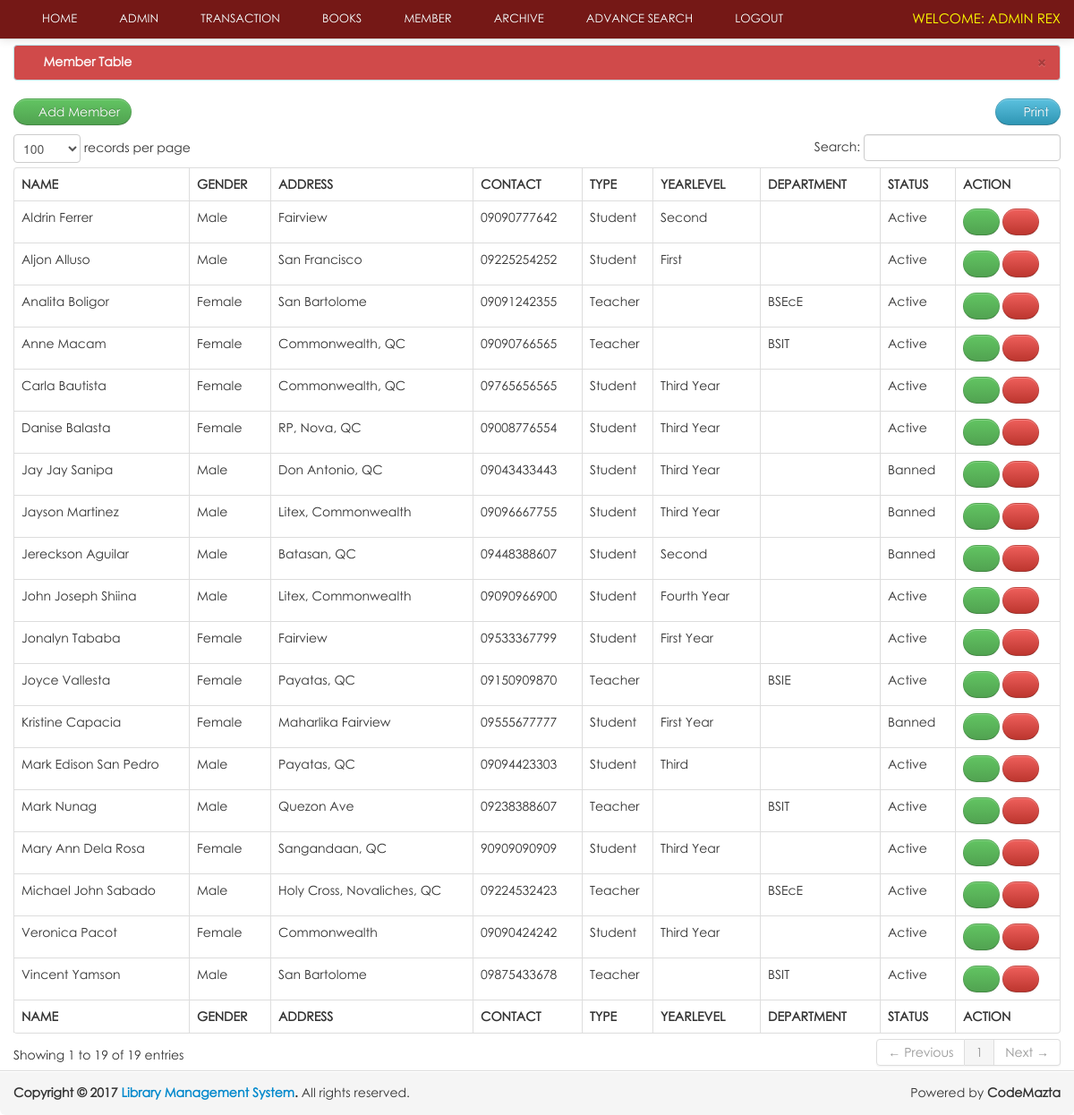
Screenshot of /librarian/member.php (signed in) with the database file from the repository.
### tables this page shows
CREATE TABLE `member` (
  `member_id` int(11) NOT NULL,
  `firstname` varchar(50) NOT NULL,
  `lastname` varchar(50) NOT NULL,
  `gender` varchar(10) NOT NULL,
  `address` varchar(50) NOT NULL,
  `contact` varchar(11) NOT NULL,
  `type` varchar(50) NOT NULL,
  `YearLevel` varchar(50) NOT NULL,
  `Department` varchar(50) NOT NULL,
  `status` varchar(50) NOT NULL
);

### librarian/controller/table/table_member.php (the view, shortened to what this page needs)
<table cellpadding="0" cellspacing="0" border="0" class="table  table-bordered" id="example">
<thead>
    <tr>
        <th>Name</th>
        <th>Gender</th>
		<th>Address</th>
		<th>Contact</th>
		<th>Type</th>
		<th>YearLevel</th>
		<th>Department</th>
		<th>Status</th>
		<th>Action</th>
    </tr>
</thead>
<tbody>
<?php
  	$member_query = mysqli_query ($con,"select * from member") or die (mysql_error());
	while ($row=mysqli_fetch_array($member_query))
	{
		$member_id = $row['member_id'];  ?>
		<tr class="del<?php echo $member_id ?>">
            <td><?php echo $row['firstname']." ".$row['lastname']; ?></td>
            <td><?php echo $row['gender']; ?> </td>
            <td><?php echo $row['address']; ?> </td>
            <td><?php echo $row['contact']; ?></td>
			<td><?php echo $row['type']; ?></td>
			<td><?php echo $row['YearLevel']; ?></td>
			<td><?php echo $row['Department']; ?></td>
			<td><?php echo $row['status']; ?></td>
            <td width="100">
            	<a rel         = "tooltip"
				   title       = "Update"
				   id          = "tooltip_update<?php echo $member_id; ?>"
				   href        = "#update_member<?php echo $member_id; ?>"
				   data-toggle = "modal"
				   class       = "btn btn-success">
				<i class="icon-pencil icon-large"></i>
				</a>
                <a rel         = "tooltip"
                   title       = "Delete"
                   id          = "tooltip_delete<?php echo $member_id; ?>"
                   href        = "#delete_member<?php echo $member_id; ?>"
                   data-toggle = "modal"
                   class       = "btn btn-danger">
                <i class="icon-trash icon-large"></i>
                </a>
            </td>
        </tr>
<?php  }  ?>
</tbody>
 <tfoot>
    <tr>
        <th>Name</th>
        <th>Gender</th>
		<th>Address</th>
		<th>Contact</th>
		<th>Type</th>
		<th>YearLevel</th>
		<th>Department</th>
		<th>Status</th>
		<th>Action</th>
    </tr>
</tfoot>
</table>

### design/css/docs.css (style rules this page uses)
body { font-family:'TR Century Gothic',Helvetica,Arial,sans-serif !important; }
.btn { border-radius: 25px !important; }
th { text-transform:uppercase; }
body { background: url(../img/grid_noise.png); position: relative; }

### design/css/print.css (style rules this page uses)
th { text-align:left; }
td { text-align:left; border-top:1px solid; padding:2px; }
.btn { display:none; }
body { font-family:arial; font-size:13px; }

### rows the page displays
member: firstname "Mark", lastname "Nunag", gender "Male", address "Quezon Ave", contact "09238388607", type "Teacher", Department "BSIT", status "Active"
member: firstname "Jereckson", lastname "Aguilar", gender "Male", address "Batasan, QC", contact "09448388607", type "Student", YearLevel "Second", status "Banned"
member: firstname "Aljon", lastname "Alluso", gender "Male", address "San Francisco", contact "09225254252", type "Student", YearLevel "First", status "Active"
member: firstname "Michael John", lastname "Sabado", gender "Male", address "Holy Cross, Novaliches, QC", contact "09224532423", type "Teacher", Department "BSEcE", status "Active"
member: firstname "Mark Edison", lastname "San Pedro", gender "Male", address "Payatas, QC", contact "09094423303", type "Student", YearLevel "Third", status "Active"
member: firstname "Aldrin", lastname "Ferrer", gender "Male", address "Fairview", contact "09090777642", type "Student", YearLevel "Second", status "Active"
member: firstname "Veronica", lastname "Pacot", gender "Female", address "Commonwealth", contact "09090424242", type "Student", YearLevel "Third Year", status "Active"
member: firstname "Danise", lastname "Balasta", gender "Female", address "RP, Nova, QC", contact "09008776554", type "Student", YearLevel "Third Year", status "Active"
member: firstname "Carla", lastname "Bautista", gender "Female", address "Commonwealth, QC", contact "09765656565", type "Student", YearLevel "Third Year", status "Active"
member: firstname "Analita", lastname "Boligor", gender "Female", address "San Bartolome", contact "09091242355", type "Teacher", Department "BSEcE", status "Active"
member: firstname "Mary Ann", lastname "Dela Rosa", gender "Female", address "Sangandaan, QC", contact "90909090909", type "Student", YearLevel "Third Year", status "Active"
member: firstname "Anne", lastname "Macam", gender "Female", address "Commonwealth, QC", contact "09090766565", type "Teacher", Department "BSIT", status "Active"
member: firstname "Joyce", lastname "Vallesta", gender "Female", address "Payatas, QC", contact "09150909870", type "Teacher", Department "BSIE", status "Active"
member: firstname "Jayson", lastname "Martinez", gender "Male", address "Litex, Commonwealth", contact "09096667755", type "Student", YearLevel "Third Year", status "Banned"
member: firstname "Jay Jay", lastname "Sanipa", gender "Male", address "Don Antonio, QC", contact "09043433443", type "Student", YearLevel "Third Year", status "Banned"
member: firstname "Jonalyn", lastname "Tababa", gender "Female", address "Fairview", contact "09533367799", type "Student", YearLevel "First Year", status "Active"
member: firstname "Kristine", lastname "Capacia", gender "Female", address "Maharlika Fairview", contact "09555677777", type "Student", YearLevel "First Year", status "Banned"
member: firstname "John Joseph", lastname "Shiina", gender "Male", address "Litex, Commonwealth", contact "09090966900", type "Student", YearLevel "Fourth Year", status "Active"
member: firstname "Vincent", lastname "Yamson", gender "Male", address "San Bartolome", contact "09875433678", type "Teacher", Department "BSIT", status "Active"
